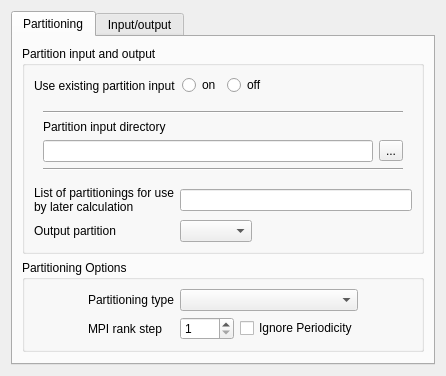
<?xml version="1.0" encoding="UTF-8"?>
<ui version="4.0">
 <class>PerformanceTuningForm</class>
 <widget class="QWidget" name="PerformanceTuningForm">
  <property name="geometry">
   <rect>
    <x>0</x>
    <y>0</y>
    <width>412</width>
    <height>343</height>
   </rect>
  </property>
  <property name="windowTitle">
   <string>Form</string>
  </property>
  <layout class="QGridLayout">
   <item row="0" column="0">
    <widget class="QTabWidget" name="tabWidget">
     <property name="currentIndex">
      <number>0</number>
     </property>
     <widget class="QWidget" name="tabPartition">
      <attribute name="title">
       <string>Partitioning</string>
      </attribute>
      <layout class="QGridLayout" name="gridLayout_3">
       <item row="2" column="0">
        <spacer name="verticalSpacer">
         <property name="orientation">
          <enum>Qt::Vertical</enum>
         </property>
         <property name="sizeHint" stdset="0">
          <size>
           <width>20</width>
           <height>0</height>
          </size>
         </property>
        </spacer>
       </item>
       <item row="0" column="0">
        <widget class="QGroupBox" name="groupBox">
         <property name="title">
          <string>Partition input and output</string>
         </property>
         <layout class="QGridLayout" name="gridLayout_4">
          <item row="3" column="1">
           <widget class="QComboBox" name="comboBox_PartOutput"/>
          </item>
          <item row="3" column="0">
           <widget class="QLabel" name="label_2">
            <property name="text">
             <string>Output partition</string>
            </property>
           </widget>
          </item>
          <item row="2" column="0">
           <widget class="QLabel" name="label_5">
            <property name="text">
             <string>List of partitionings for use
by later calculation</string>
            </property>
           </widget>
          </item>
          <item row="3" column="2">
           <spacer name="horizontalSpacer_3">
            <property name="orientation">
             <enum>Qt::Horizontal</enum>
            </property>
            <property name="sizeHint" stdset="0">
             <size>
              <width>40</width>
              <height>20</height>
             </size>
            </property>
           </spacer>
          </item>
          <item row="2" column="1" colspan="2">
           <widget class="QLineEdit" name="lineEdit_PartList">
            <property name="toolTip">
             <string>&lt;!DOCTYPE HTML PUBLIC &quot;-//W3C//DTD HTML 4.0//EN&quot; &quot;http://www.w3.org/TR/REC-html40/strict.dtd&quot;&gt;
&lt;html&gt;&lt;head&gt;&lt;meta name=&quot;qrichtext&quot; content=&quot;1&quot; /&gt;&lt;style type=&quot;text/css&quot;&gt;
p, li { white-space: pre-wrap; }
&lt;/style&gt;&lt;/head&gt;&lt;body style=&quot; font-family:'Sans Serif'; font-size:9pt; font-weight:400; font-style:normal;&quot;&gt;
&lt;p style=&quot; margin-top:12px; margin-bottom:12px; margin-left:0px; margin-right:0px; -qt-block-indent:0; text-indent:0px;&quot;&gt;For each integer in this white-space separated list, a partitioning for the given number of MPI ranks will be computed and output.&lt;/p&gt;&lt;/body&gt;&lt;/html&gt;</string>
            </property>
           </widget>
          </item>
          <item row="0" column="0" colspan="3">
           <layout class="QHBoxLayout" name="horizontalLayout_3">
            <item>
             <widget class="QLabel" name="label">
              <property name="toolTip">
               <string>&lt;html&gt;&lt;head/&gt;&lt;body&gt;&lt;p&gt;Use existing partition input file if available, or recompute partitioning.&lt;/p&gt;&lt;/body&gt;&lt;/html&gt;</string>
              </property>
              <property name="text">
               <string>Use existing partition input</string>
              </property>
             </widget>
            </item>
            <item>
             <widget class="QRadioButton" name="radioButtonYes">
              <property name="toolTip">
               <string>&lt;html&gt;&lt;head/&gt;&lt;body&gt;&lt;p&gt;Use existing partition input file if available, or recompute partitioning.&lt;/p&gt;&lt;/body&gt;&lt;/html&gt;</string>
              </property>
              <property name="text">
               <string>on</string>
              </property>
             </widget>
            </item>
            <item>
             <widget class="QRadioButton" name="radioButtonNo">
              <property name="toolTip">
               <string>&lt;html&gt;&lt;head/&gt;&lt;body&gt;&lt;p&gt;Use existing partition input file if available, or recompute partitioning.&lt;/p&gt;&lt;/body&gt;&lt;/html&gt;</string>
              </property>
              <property name="text">
               <string>off</string>
              </property>
             </widget>
            </item>
            <item>
             <spacer>
              <property name="orientation">
               <enum>Qt::Horizontal</enum>
              </property>
              <property name="sizeHint" stdset="0">
               <size>
                <width>21</width>
                <height>21</height>
               </size>
              </property>
             </spacer>
            </item>
           </layout>
          </item>
          <item row="1" column="0" colspan="3">
           <widget class="QFrame" name="framePartInputDir">
            <property name="frameShape">
             <enum>QFrame::NoFrame</enum>
            </property>
            <property name="frameShadow">
             <enum>QFrame::Raised</enum>
            </property>
            <layout class="QVBoxLayout" name="verticalLayout">
             <item>
              <widget class="Line" name="line_2">
               <property name="orientation">
                <enum>Qt::Horizontal</enum>
               </property>
              </widget>
             </item>
             <item>
              <widget class="QLabel" name="labelPartitionDir">
               <property name="text">
                <string>Partition input directory</string>
               </property>
              </widget>
             </item>
             <item>
              <layout class="QHBoxLayout" name="horizontalLayout_2">
               <item>
                <widget class="QLineEdit" name="lineEditPartInputDir">
                 <property name="sizePolicy">
                  <sizepolicy hsizetype="Expanding" vsizetype="Preferred">
                   <horstretch>0</horstretch>
                   <verstretch>0</verstretch>
                  </sizepolicy>
                 </property>
                 <property name="minimumSize">
                  <size>
                   <width>330</width>
                   <height>0</height>
                  </size>
                 </property>
                </widget>
               </item>
               <item>
                <widget class="QToolButton" name="toolButton_PartInputDir">
                 <property name="toolTip">
                  <string>&lt;html&gt;&lt;head/&gt;&lt;body&gt;&lt;p&gt;Selection of the partition_input directory&lt;/p&gt;&lt;/body&gt;&lt;/html&gt;</string>
                 </property>
                 <property name="text">
                  <string>...</string>
                 </property>
                 <property name="icon">
                  <iconset resource="resources_pages.qrc">
                   <normaloff>:/new/prefix1/icons/22x22/document-open.png</normaloff>:/new/prefix1/icons/22x22/document-open.png</iconset>
                 </property>
                </widget>
               </item>
              </layout>
             </item>
             <item>
              <widget class="Line" name="line">
               <property name="orientation">
                <enum>Qt::Horizontal</enum>
               </property>
              </widget>
             </item>
            </layout>
           </widget>
          </item>
         </layout>
        </widget>
       </item>
       <item row="1" column="0">
        <widget class="QGroupBox" name="gridGroupBox">
         <property name="autoFillBackground">
          <bool>false</bool>
         </property>
         <property name="title">
          <string>Partitioning Options</string>
         </property>
         <property name="flat">
          <bool>false</bool>
         </property>
         <layout class="QGridLayout" name="gridLayout_2">
          <item row="0" column="0">
           <spacer name="horizontalSpacer">
            <property name="orientation">
             <enum>Qt::Horizontal</enum>
            </property>
            <property name="sizeHint" stdset="0">
             <size>
              <width>40</width>
              <height>20</height>
             </size>
            </property>
           </spacer>
          </item>
          <item row="0" column="1">
           <layout class="QGridLayout" name="gridLayout">
            <item row="1" column="0">
             <widget class="QLabel" name="label_7">
              <property name="text">
               <string>MPI rank step</string>
              </property>
             </widget>
            </item>
            <item row="1" column="3">
             <widget class="QCheckBox" name="checkBox_IgnorePerio">
              <property name="toolTip">
               <string>&lt;html&gt;&lt;head/&gt;&lt;body&gt;&lt;p&gt;For graph-based partitionings, ignoring periodicity may slightly decrease partitioning quality, but may avoid degrading the performance of the mesh matching in case of couplings using the PLE library (such asSYRTHES, Code_Saturne, or NEPTUNE_CFD).&lt;/p&gt;&lt;/body&gt;&lt;/html&gt;</string>
              </property>
              <property name="text">
               <string>Ignore Periodicity</string>
              </property>
             </widget>
            </item>
            <item row="0" column="0">
             <widget class="QLabel" name="label_4">
              <property name="text">
               <string>Partitioning type</string>
              </property>
             </widget>
            </item>
            <item row="0" column="2" colspan="2">
             <widget class="QComboBox" name="comboBox_PartType">
              <property name="toolTip">
               <string>&lt;html&gt;&lt;head/&gt;&lt;body&gt;&lt;p&gt;By default, graph-based partitioning is used if available (PT-SCOTCH or Par METIS in parallel, SCOTCH or METIS).&lt;/p&gt;&lt;/body&gt;&lt;/html&gt;</string>
              </property>
             </widget>
            </item>
            <item row="1" column="2">
             <widget class="RankSpinBoxWidget" name="spinBoxRankStep">
              <property name="toolTip">
               <string>&lt;!DOCTYPE HTML PUBLIC &quot;-//W3C//DTD HTML 4.0//EN&quot; &quot;http://www.w3.org/TR/REC-html40/strict.dtd&quot;&gt;
&lt;html&gt;&lt;head&gt;&lt;meta name=&quot;qrichtext&quot; content=&quot;1&quot; /&gt;&lt;style type=&quot;text/css&quot;&gt;
p, li { white-space: pre-wrap; }
&lt;/style&gt;&lt;/head&gt;&lt;body style=&quot; font-family:'DejaVu Sans'; font-size:9pt; font-weight:400; font-style:normal;&quot;&gt;
&lt;p style=&quot; margin-top:0px; margin-bottom:0px; margin-left:0px; margin-right:0px; -qt-block-indent:0; text-indent:0px;&quot;&gt;PT-SCOTCH or ParMETIS will run on &lt;span style=&quot; font-style:italic;&quot;&gt;n_global_ranks&lt;/span&gt; / &lt;span style=&quot; font-weight:600; font-style:italic;&quot;&gt;MPI_rank_step&lt;/span&gt; ranks, so in case partitioning quality degradation with increasing number of ranks is observed or suspected, using a value &amp;gt; 1 should increase partition quality.&lt;/p&gt;
&lt;p style=&quot; margin-top:12px; margin-bottom:12px; margin-left:0px; margin-right:0px; -qt-block-indent:0; text-indent:0px;&quot;&gt;In addition to running slower, using a too high value may lead to partitioning requiring more memory than is available on active ranks.&lt;/p&gt;&lt;/body&gt;&lt;/html&gt;</string>
              </property>
              <property name="minimum">
               <number>1</number>
              </property>
              <property name="maximum">
               <number>1024</number>
              </property>
             </widget>
            </item>
           </layout>
          </item>
          <item row="0" column="2">
           <spacer name="horizontalSpacer_2">
            <property name="orientation">
             <enum>Qt::Horizontal</enum>
            </property>
            <property name="sizeHint" stdset="0">
             <size>
              <width>40</width>
              <height>20</height>
             </size>
            </property>
           </spacer>
          </item>
         </layout>
        </widget>
       </item>
      </layout>
      <zorder>verticalSpacer</zorder>
      <zorder>groupBox</zorder>
      <zorder>gridGroupBox</zorder>
     </widget>
     <widget class="QWidget" name="tabIO">
      <attribute name="title">
       <string>Input/output</string>
      </attribute>
      <layout class="QGridLayout" name="gridLayout_6">
       <item row="0" column="0">
        <widget class="QGroupBox" name="groupBox_2">
         <property name="toolTip">
          <string/>
         </property>
         <property name="title">
          <string>File block access options</string>
         </property>
         <layout class="QGridLayout" name="gridLayout_8">
          <item row="0" column="1">
           <layout class="QGridLayout" name="gridLayout_7">
            <item row="2" column="0">
             <widget class="QLabel" name="label_9">
              <property name="text">
               <string>MPI rank step</string>
              </property>
             </widget>
            </item>
            <item row="0" column="1" colspan="3">
             <widget class="QComboBox" name="comboBox_IORead">
              <property name="toolTip">
               <string>&lt;!DOCTYPE HTML PUBLIC &quot;-//W3C//DTD HTML 4.0//EN&quot; &quot;http://www.w3.org/TR/REC-html40/strict.dtd&quot;&gt;
&lt;html&gt;&lt;head&gt;&lt;meta name=&quot;qrichtext&quot; content=&quot;1&quot; /&gt;&lt;style type=&quot;text/css&quot;&gt;
p, li { white-space: pre-wrap; }
&lt;/style&gt;&lt;/head&gt;&lt;body style=&quot; font-family:'DejaVu Sans'; font-size:9pt; font-weight:400; font-style:normal;&quot;&gt;
&lt;p style=&quot; margin-top:0px; margin-bottom:0px; margin-left:0px; margin-right:0px; -qt-block-indent:0; text-indent:0px;&quot;&gt;&lt;span style=&quot; font-family:'Sans Serif';&quot;&gt;File block access options define the way files containing distributable data such as mesh input, partition input, and restart files are read.&lt;/span&gt;&lt;/p&gt;
&lt;p style=&quot;-qt-paragraph-type:empty; margin-top:0px; margin-bottom:0px; margin-left:0px; margin-right:0px; -qt-block-indent:0; text-indent:0px; font-family:'Sans Serif';&quot;&gt;&lt;/p&gt;
&lt;p style=&quot; margin-top:0px; margin-bottom:0px; margin-left:0px; margin-right:0px; -qt-block-indent:0; text-indent:0px;&quot;&gt;&lt;span style=&quot; font-family:'Sans Serif';&quot;&gt;In parallel, metadata is usually read only by one rank, and broadcast to others, but output of block data may be handled in several manners. By default, collective MPI IO is used if available.&lt;/span&gt;&lt;/p&gt;
&lt;p style=&quot;-qt-paragraph-type:empty; margin-top:0px; margin-bottom:0px; margin-left:0px; margin-right:0px; -qt-block-indent:0; text-indent:0px; font-family:'Sans Serif';&quot;&gt;&lt;/p&gt;
&lt;p style=&quot; margin-top:0px; margin-bottom:0px; margin-left:0px; margin-right:0px; -qt-block-indent:0; text-indent:0px;&quot;&gt;&lt;span style=&quot; font-family:'Sans Serif';&quot;&gt;Additional, advanced options may be available through the user functions to be found in cs_user_performance_tuning.c.&lt;/span&gt;&lt;/p&gt;&lt;/body&gt;&lt;/html&gt;</string>
              </property>
             </widget>
            </item>
            <item row="0" column="0">
             <widget class="QLabel" name="label_10">
              <property name="text">
               <string>Read method</string>
              </property>
             </widget>
            </item>
            <item row="1" column="0">
             <widget class="QLabel" name="label_11">
              <property name="text">
               <string>Write method</string>
              </property>
             </widget>
            </item>
            <item row="1" column="1" colspan="3">
             <widget class="QComboBox" name="comboBox_IOWrite">
              <property name="toolTip">
               <string>&lt;!DOCTYPE HTML PUBLIC &quot;-//W3C//DTD HTML 4.0//EN&quot; &quot;http://www.w3.org/TR/REC-html40/strict.dtd&quot;&gt;
&lt;html&gt;&lt;head&gt;&lt;meta name=&quot;qrichtext&quot; content=&quot;1&quot; /&gt;&lt;style type=&quot;text/css&quot;&gt;
p, li { white-space: pre-wrap; }
&lt;/style&gt;&lt;/head&gt;&lt;body style=&quot; font-family:'DejaVu Sans'; font-size:9pt; font-weight:400; font-style:normal;&quot;&gt;
&lt;p style=&quot; margin-top:0px; margin-bottom:0px; margin-left:0px; margin-right:0px; -qt-block-indent:0; text-indent:0px;&quot;&gt;&lt;span style=&quot; font-family:'Sans Serif';&quot;&gt;File block access options define the way files containing distributable data such as checkpoint and EnSight output files are written.&lt;/span&gt;&lt;/p&gt;
&lt;p style=&quot;-qt-paragraph-type:empty; margin-top:0px; margin-bottom:0px; margin-left:0px; margin-right:0px; -qt-block-indent:0; text-indent:0px; font-family:'Sans Serif';&quot;&gt;&lt;/p&gt;
&lt;p style=&quot; margin-top:0px; margin-bottom:0px; margin-left:0px; margin-right:0px; -qt-block-indent:0; text-indent:0px;&quot;&gt;&lt;span style=&quot; font-family:'Sans Serif';&quot;&gt;In parallel, metadata is usually written only by one rank, but output of block data may be handled in several manners. By default, collective MPI IO is used if available.&lt;/span&gt;&lt;/p&gt;
&lt;p style=&quot;-qt-paragraph-type:empty; margin-top:0px; margin-bottom:0px; margin-left:0px; margin-right:0px; -qt-block-indent:0; text-indent:0px; font-family:'Sans Serif';&quot;&gt;&lt;/p&gt;
&lt;p style=&quot; margin-top:0px; margin-bottom:0px; margin-left:0px; margin-right:0px; -qt-block-indent:0; text-indent:0px;&quot;&gt;&lt;span style=&quot; font-family:'Sans Serif';&quot;&gt;Additional, advanced options may be available through the user functions to be found in cs_user_performance_tuning.c.&lt;/span&gt;&lt;/p&gt;&lt;/body&gt;&lt;/html&gt;</string>
              </property>
             </widget>
            </item>
            <item row="2" column="2" colspan="2">
             <spacer name="horizontalSpacer_4">
              <property name="orientation">
               <enum>Qt::Horizontal</enum>
              </property>
              <property name="sizeHint" stdset="0">
               <size>
                <width>120</width>
                <height>20</height>
               </size>
              </property>
             </spacer>
            </item>
            <item row="3" column="0">
             <widget class="QLabel" name="label_3">
              <property name="text">
               <string>Minimum block size</string>
              </property>
             </widget>
            </item>
            <item row="2" column="1">
             <widget class="RankSpinBoxWidget" name="spinBoxIORankStep">
              <property name="toolTip">
               <string>&lt;!DOCTYPE HTML PUBLIC &quot;-//W3C//DTD HTML 4.0//EN&quot; &quot;http://www.w3.org/TR/REC-html40/strict.dtd&quot;&gt;
&lt;html&gt;&lt;head&gt;&lt;meta name=&quot;qrichtext&quot; content=&quot;1&quot; /&gt;&lt;style type=&quot;text/css&quot;&gt;
p, li { white-space: pre-wrap; }
&lt;/style&gt;&lt;/head&gt;&lt;body style=&quot; font-family:'Sans Serif'; font-size:9pt; font-weight:400; font-style:normal;&quot;&gt;
&lt;p style=&quot; margin-top:12px; margin-bottom:12px; margin-left:0px; margin-right:0px; -qt-block-indent:0; text-indent:0px;&quot;&gt;&lt;span style=&quot; font-family:'DejaVu Sans';&quot;&gt;Using a value &amp;gt; 1 here, at most 1 of every &lt;/span&gt;&lt;span style=&quot; font-family:'DejaVu Sans'; font-weight:600; font-style:italic;&quot;&gt;MPI_rank_step&lt;/span&gt;&lt;span style=&quot; font-family:'DejaVu Sans';&quot;&gt; ranks will participate in parallel IO and associated block distribution.&lt;/span&gt;&lt;/p&gt;
&lt;p style=&quot; margin-top:12px; margin-bottom:12px; margin-left:0px; margin-right:0px; -qt-block-indent:0; text-indent:0px;&quot;&gt;&lt;span style=&quot; font-family:'DejaVu Sans';&quot;&gt;This may increase performance in some cases, at the expense of increased memory use during IO operations for those ranks which do participate in block IO.&lt;/span&gt;&lt;/p&gt;&lt;/body&gt;&lt;/html&gt;</string>
              </property>
              <property name="minimum">
               <number>1</number>
              </property>
              <property name="maximum">
               <number>1024</number>
              </property>
             </widget>
            </item>
            <item row="3" column="1" colspan="2">
             <widget class="BufferSpinBoxWidget" name="spinBoxIOMinBlockSize">
              <property name="toolTip">
               <string>&lt;!DOCTYPE HTML PUBLIC &quot;-//W3C//DTD HTML 4.0//EN&quot; &quot;http://www.w3.org/TR/REC-html40/strict.dtd&quot;&gt;
&lt;html&gt;&lt;head&gt;&lt;meta name=&quot;qrichtext&quot; content=&quot;1&quot; /&gt;&lt;style type=&quot;text/css&quot;&gt;
p, li { white-space: pre-wrap; }
&lt;/style&gt;&lt;/head&gt;&lt;body style=&quot; font-family:'DejaVu Sans'; font-size:9pt; font-weight:400; font-style:normal;&quot;&gt;
&lt;p style=&quot; margin-top:0px; margin-bottom:0px; margin-left:0px; margin-right:0px; -qt-block-indent:0; text-indent:0px;&quot;&gt;&lt;span style=&quot; font-family:'Sans Serif';&quot;&gt;Using a value &amp;gt; 1 here, data will be distributed by blocks such as the minimum size of non-empty blocks will by equal to the prescibed value, the last block being possibly smaller.&lt;/span&gt;&lt;/p&gt;
&lt;p style=&quot;-qt-paragraph-type:empty; margin-top:0px; margin-bottom:0px; margin-left:0px; margin-right:0px; -qt-block-indent:0; text-indent:0px; font-family:'Sans Serif';&quot;&gt;&lt;/p&gt;
&lt;p style=&quot; margin-top:0px; margin-bottom:0px; margin-left:0px; margin-right:0px; -qt-block-indent:0; text-indent:0px;&quot;&gt;&lt;span style=&quot; font-family:'Sans Serif';&quot;&gt;This limits the number of active blocks to a value proportional to the data size (mitigating latency issues for small data sets, while not requiring too much local memory).&lt;/span&gt;&lt;/p&gt;&lt;/body&gt;&lt;/html&gt;</string>
              </property>
              <property name="minimum">
               <number>0</number>
              </property>
              <property name="maximum">
               <number>1073741824</number>
              </property>
             </widget>
            </item>
           </layout>
          </item>
          <item row="1" column="1">
           <spacer name="verticalSpacer_2">
            <property name="orientation">
             <enum>Qt::Vertical</enum>
            </property>
            <property name="sizeHint" stdset="0">
             <size>
              <width>20</width>
              <height>40</height>
             </size>
            </property>
           </spacer>
          </item>
          <item row="0" column="0">
           <spacer name="horizontalSpacer_5">
            <property name="orientation">
             <enum>Qt::Horizontal</enum>
            </property>
            <property name="sizeHint" stdset="0">
             <size>
              <width>40</width>
              <height>20</height>
             </size>
            </property>
           </spacer>
          </item>
          <item row="0" column="2">
           <spacer name="horizontalSpacer_6">
            <property name="orientation">
             <enum>Qt::Horizontal</enum>
            </property>
            <property name="sizeHint" stdset="0">
             <size>
              <width>40</width>
              <height>20</height>
             </size>
            </property>
           </spacer>
          </item>
         </layout>
        </widget>
       </item>
      </layout>
     </widget>
    </widget>
   </item>
  </layout>
 </widget>
 <customwidgets>
  <customwidget>
   <class>RankSpinBoxWidget</class>
   <extends>QSpinBox</extends>
   <header>code_saturne.Base.QtPage</header>
  </customwidget>
  <customwidget>
   <class>BufferSpinBoxWidget</class>
   <extends>QSpinBox</extends>
   <header>code_saturne.Base.QtPage</header>
  </customwidget>
 </customwidgets>
 <resources>
  <include location="resources_pages.qrc"/>
 </resources>
 <connections/>
</ui>
